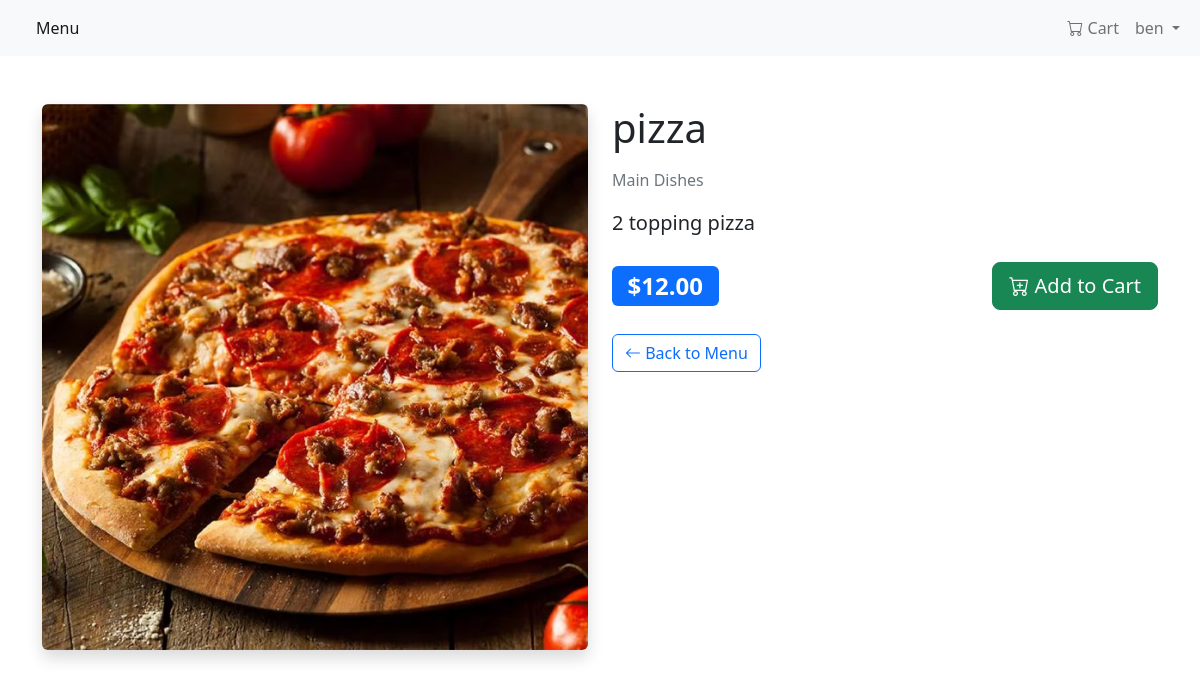
Page /item/8 (signed in) on the committed database.
### MenuApp/menu_app/models.py (models this page shows, shortened)
class Item(models.Model):#creating database model
    meal = models.CharField(max_length=1000, unique=True)
    description = models.CharField(max_length=2000)
    price = models.DecimalField(max_digits=10 ,decimal_places=2)
    meal_type = models.CharField(max_length=200, choices=MEAL_TYPE)
    image = models.ImageField(upload_to='menu_images/', blank=True, null=True, help_text="Upload an image for this menu item")
    author = models.ForeignKey(User, on_delete=models.PROTECT)
    status = models.IntegerField(choices=STATUS, default=0)
    date_created = models.DateTimeField(auto_now_add=True)
    date_updated = models.DateTimeField(auto_now=True)

### MenuApp/menu_app/views.py (the view)
# urls.py: path('item/<int:pk>', views.MenuItemDetail.as_view(), name='menu_item'),
class MenuItemDetail(LoginRequiredMixin, generic.DetailView):
    model = Item
    template_name = "menu_item_detail.html"#connects views to menu item html file
    login_url = reverse_lazy('login')

### MenuApp/menu_app/templates/menu_item_detail.html
{% extends 'base.html' %}
{% block content %}
<div class="container mt-5">
    <div class="row">
        <div class="col-md-6">
            {% if item.image %}
                <img src="{{ item.image.url }}" class="img-fluid rounded shadow" alt="{{ item.meal }}">
            {% else %}
                <div class="bg-light rounded shadow d-flex align-items-center justify-content-center" style="height: 400px;">
                    <i class="bi bi-image text-muted" style="font-size: 5rem;"></i>
                </div>
            {% endif %}
        </div>
        <div class="col-md-6">
            <h1 class="mb-3">{{ item.meal }}</h1>
            <p class="text-muted mb-3">{{ item.get_meal_type_display }}</p>
            <p class="lead mb-4">{{ item.description }}</p>
            <div class="d-flex justify-content-between align-items-center mb-4">
                <span class="badge bg-primary fs-4">${{ item.price }}</span>
                {% if item.status == 0 %}
                    <button class="btn btn-secondary btn-lg" disabled>Unavailable</button>
                {% else %}
                    <a href="{% url 'add_to_cart' item.pk %}" class="btn btn-success btn-lg">
                        <i class="bi bi-cart-plus"></i> Add to Cart
                    </a>
                {% endif %}
            </div>
            <div class="mt-4">
                <a href="{% url 'menu' %}" class="btn btn-outline-primary">
                    <i class="bi bi-arrow-left"></i> Back to Menu
                </a>
            </div>
        </div>
    </div>
</div>
{% endblock content %}

### MenuApp/menu_app/templates/base.html (shortened to what this page needs)
<!DOCTYPE html>
<html lang="en">
    <head>
        <link href="https://cdn.jsdelivr.net/npm/bootstrap@5.2.0-beta1/dist/css/bootstrap.min.css" rel="stylesheet">
        <link href="https://cdn.jsdelivr.net/npm/bootstrap-icons@1.7.2/font/bootstrap-icons.css" rel="stylesheet">
    </head>
    <body>
        <nav class="navbar navbar-expand-lg bg-light">
            <div class="container-fluid">
                <div class="collapse navbar-collapse" id="navbarNav">
                    <ul class="navbar-nav me-auto">
                         <li class="nav-item">
                            <a class="nav-link active" aria-current="page" href="{% url 'menu' %}">Menu</a>
                        </li>
                    </ul>
                    <ul class="navbar-nav">
                        {% if user.is_authenticated %}
                            <li class="nav-item">
                                <a class="nav-link" href="{% url 'cart' %}">
                                    <i class="bi bi-cart"></i> Cart
                                </a>
                            </li>
                            <li class="nav-item dropdown">
                                <a class="nav-link dropdown-toggle" href="#" id="navbarDropdown" role="button" data-bs-toggle="dropdown" aria-expanded="false">
                                    {{ user.username }}
                                </a>
                            </li>
                        {% endif %}
                    </ul>
                </div>
            </div>
        </nav>
        {% block content %}
        {% endblock content %}
    </body>
</html>

### rows in the picture
Item: image (picture), meal "pizza", meal_type "Main Dishes", description "2 topping pizza", price "12.00"

### other values in the picture
{{ user.username }} "ben"
